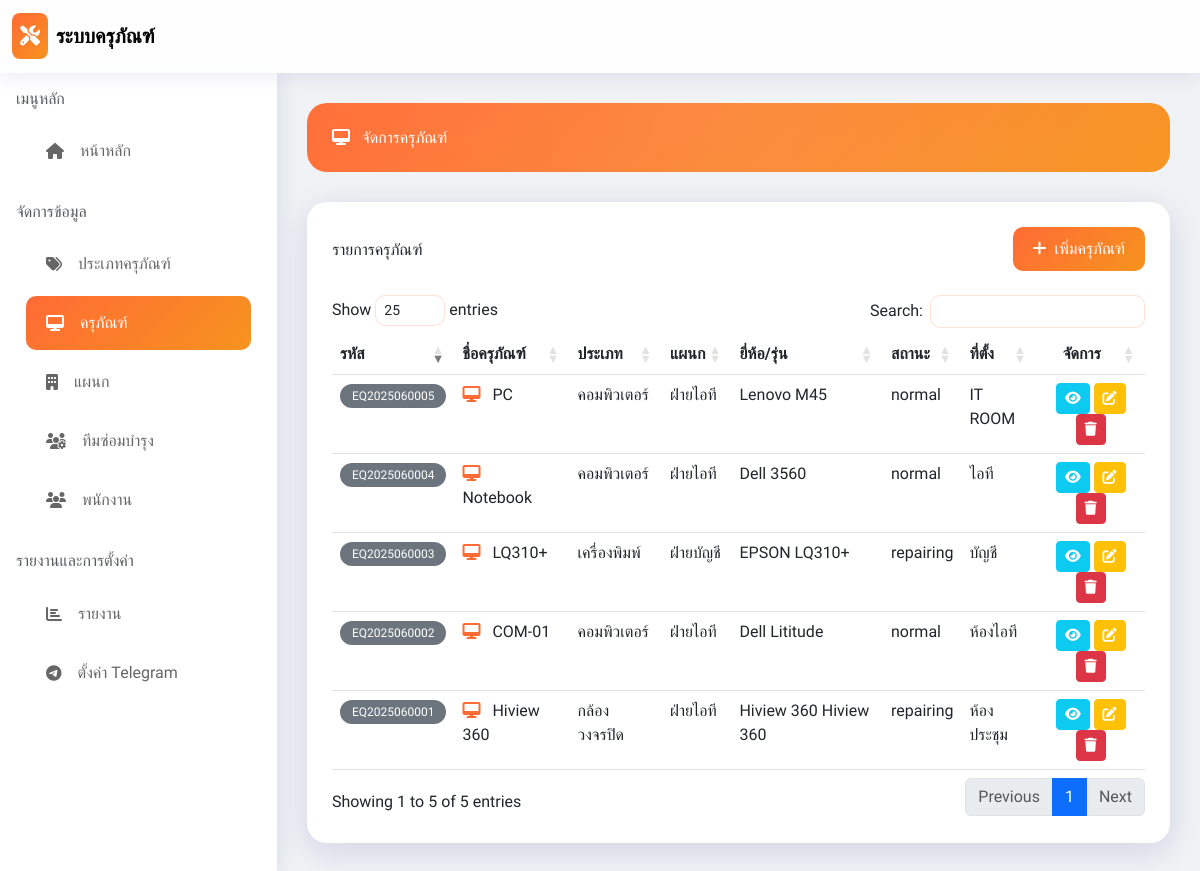
The app's page /equipment.php (signed in) with its own data.
### tables this page shows
CREATE TABLE `equipment` (
  `id` int(11) NOT NULL,
  `code` varchar(100) NOT NULL,
  `name` varchar(255) NOT NULL,
  `category_id` int(11) DEFAULT NULL,
  `department_id` int(11) DEFAULT NULL,
  `brand` varchar(255) DEFAULT NULL,
  `model` varchar(255) DEFAULT NULL,
  `serial_number` varchar(255) DEFAULT NULL,
  `purchase_date` date DEFAULT NULL,
  `warranty_expire` date DEFAULT NULL,
  `status` enum('normal','repairing','damaged','retired') DEFAULT 'normal',
  `location` varchar(255) DEFAULT NULL,
  `description` text DEFAULT NULL,
  `created_at` timestamp NOT NULL DEFAULT current_timestamp(),
  `updated_at` timestamp NOT NULL DEFAULT current_timestamp() ON UPDATE current_timestamp()
);

CREATE TABLE `equipment_categories` (
  `id` int(11) NOT NULL,
  `name` varchar(255) NOT NULL,
  `description` text DEFAULT NULL,
  `created_at` timestamp NOT NULL DEFAULT current_timestamp(),
  `updated_at` timestamp NOT NULL DEFAULT current_timestamp() ON UPDATE current_timestamp()
);

CREATE TABLE `departments` (
  `id` int(11) NOT NULL,
  `name` varchar(255) NOT NULL,
  `description` text DEFAULT NULL,
  `created_at` timestamp NOT NULL DEFAULT current_timestamp(),
  `updated_at` timestamp NOT NULL DEFAULT current_timestamp() ON UPDATE current_timestamp()
);

### config/database.php (called while the page is built, shortened)
<?php
function getStatusBadge($status) {
    $badges = array(
        'normal' => '<span class="badge bg-success">ปกติ</span>',
        'repairing' => '<span class="badge bg-warning">กำลังซ่อม</span>',
        'damaged' => '<span class="badge bg-danger">ชำรุด</span>',
        'retired' => '<span class="badge bg-secondary">เลิกใช้งาน</span>',
        'pending' => '<span class="badge bg-info">รอดำเนินการ</span>',
        'assigned' => '<span class="badge bg-primary">มอบหมายแล้ว</span>',
        'in_progress' => '<span class="badge bg-warning">กำลังซ่อม</span>',
        'completed' => '<span class="badge bg-success">เสร็จสิ้น</span>',
        'cancelled' => '<span class="badge bg-danger">ยกเลิก</span>'
    );
    return isset($badges[$status]) ? $badges[$status] : $status;
}
?>

### equipment.php (the view, shortened to what this page needs)
<?php
require_once 'config/database.php';
$conn = connectDB();
$sql = "SELECT e.*, c.name as category_name, d.name as department_name
        FROM equipment e
        LEFT JOIN equipment_categories c ON e.category_id = c.id
        LEFT JOIN departments d ON e.department_id = d.id
        ORDER BY e.created_at DESC";
$result = mysqli_query($conn, $sql);
?>
<!DOCTYPE html>
<html lang="th">
<head>
    <link href="https://cdn.jsdelivr.net/npm/bootstrap@5.3.0/dist/css/bootstrap.min.css" rel="stylesheet">
    <link rel="stylesheet" href="https://cdnjs.cloudflare.com/ajax/libs/font-awesome/6.4.0/css/all.min.css">
    <link rel="stylesheet" href="https://cdn.datatables.net/1.13.6/css/dataTables.bootstrap5.min.css">
    <script src="https://cdn.tailwindcss.com"></script>
</head>
<body>
    <nav class="navbar navbar-expand-lg navbar-glass sticky-top">
        <div class="container-fluid">
            <a class="navbar-brand d-flex align-items-center" href="index.php">
                <div class="gradient-bg text-white p-2 rounded-3 me-2">
                    <i class="fas fa-tools"></i>
                </div>
                <span class="fw-bold">ระบบครุภัณฑ์</span>
            </a>
        </div>
    </nav>
    <div class="d-flex">
        <div class="sidebar" style="width: 280px;">
            <div class="p-3">
                <h6 class="text-muted mb-3">เมนูหลัก</h6>
                <a href="index.php" class="sidebar-item">
                    <i class="fas fa-home me-3"></i> หน้าหลัก
                </a>
                <h6 class="text-muted mb-3 mt-4">จัดการข้อมูล</h6>
                <a href="equipment_categories.php" class="sidebar-item">
                    <i class="fas fa-tags me-3"></i> ประเภทครุภัณฑ์
                </a>
                <a href="equipment.php" class="sidebar-item active">
                    <i class="fas fa-desktop me-3"></i> ครุภัณฑ์
                </a>
                <a href="departments.php" class="sidebar-item">
                    <i class="fas fa-building me-3"></i> แผนก
                </a>
                <a href="maintenance_teams.php" class="sidebar-item">
                    <i class="fas fa-users-cog me-3"></i> ทีมซ่อมบำรุง
                </a>
                <a href="users.php" class="sidebar-item">
                    <i class="fas fa-users me-3"></i> พนักงาน
                </a>
                <h6 class="text-muted mb-3 mt-4">รายงานและการตั้งค่า</h6>
                <a href="reports.php" class="sidebar-item">
                    <i class="fas fa-chart-bar me-3"></i> รายงาน
                </a>
                <a href="telegram_settings.php" class="sidebar-item">
                    <i class="fab fa-telegram me-3"></i> ตั้งค่า Telegram
                </a>
            </div>
        </div>
        <div class="flex-grow-1 content-area">
            <div class="page-header">
                <h4 class="mb-0">
                    <i class="fas fa-desktop me-2"></i>
                    จัดการครุภัณฑ์
                </h4>
            </div>
            <div class="glass-card p-4">
                <div class="d-flex justify-content-between align-items-center mb-4">
                    <h5 class="mb-0">รายการครุภัณฑ์</h5>
                    <button class="btn btn-orange" data-bs-toggle="modal" data-bs-target="#addModal">
                        <i class="fas fa-plus me-2"></i>เพิ่มครุภัณฑ์
                    </button>
                </div>
                <div class="table-responsive">
                    <table id="equipmentTable" class="table table-hover">
                        <thead>
                            <tr>
                                <th>รหัส</th>
                                <th>ชื่อครุภัณฑ์</th>
                                <th>ประเภท</th>
                                <th>แผนก</th>
                                <th>ยี่ห้อ/รุ่น</th>
                                <th>สถานะ</th>
                                <th>ที่ตั้ง</th>
                                <th class="text-center">จัดการ</th>
                            </tr>
                        </thead>
                        <tbody>
                            <?php while ($row = mysqli_fetch_assoc($result)): ?>
                                <tr>
                                    <td>
                                        <span class="badge bg-secondary"><?php echo $row['code']; ?></span>
                                    </td>
                                    <td>
                                        <i class="fas fa-desktop me-2" style="color: #ff6b35;"></i>
                                        <?php echo $row['name']; ?>
                                    </td>
                                    <td><?php echo $row['category_name'] ?: '-'; ?></td>
                                    <td><?php echo $row['department_name'] ?: '-'; ?></td>
                                    <td>
                                        <?php
                                        if ($row['brand'] || $row['model']) {
                                            echo $row['brand'] . ' ' . $row['model'];
                                        } else {
                                            echo '-';
                                        }
                                        ?>
                                    </td>
                                    <td><?php echo getStatusBadge($row['status']); ?></td>
                                    <td><?php echo $row['location'] ?: '-'; ?></td>
                                    <td class="text-center">
                                        <button class="btn btn-sm btn-info text-white"
                                                onclick="viewEquipment(<?php echo htmlspecialchars(json_encode($row)); ?>)">
                                            <i class="fas fa-eye"></i>
                                        </button>
                                        <button class="btn btn-sm btn-warning text-white"
                                                onclick="editEquipment(<?php echo htmlspecialchars(json_encode($row)); ?>)">
                                            <i class="fas fa-edit"></i>
                                        </button>
                                        <button class="btn btn-sm btn-danger"
                                                onclick="confirmDelete(<?php echo $row['id']; ?>, '<?php echo $row['name']; ?>')">
                                            <i class="fas fa-trash"></i>
                                        </button>
                                    </td>
                                </tr>
                            <?php endwhile; ?>
                        </tbody>
                    </table>
                </div>
            </div>
        </div>
    </div>
</body>
</html>

### equipment.php (style rules this page uses)
body { font-family: 'Prompt', sans-serif; background: #f0f2f5; }
.gradient-bg { background: linear-gradient(135deg, #ff6b35 0%, #f7931e 100%); }
.glass-card { background: rgba(255, 255, 255, 0.95); backdrop-filter: blur(20px); -webkit-backdrop-filter: blur(20px); border-radius: 20px; border: 1px solid rgba(255, 255, 255, 0.3); box-shadow: 0 8px 32px 0 rgba(31, 38, 135, 0.15); }
.navbar-glass { background: rgba(255, 255, 255, 0.9); backdrop-filter: blur(20px); -webkit-backdrop-filter: blur(20px); border-bottom: 1px solid rgba(255, 255, 255, 0.3); box-shadow: 0 2px 20px 0 rgba(31, 38, 135, 0.1); }
.btn-orange { background: linear-gradient(135deg, #ff6b35 0%, #f7931e 100%); color: white; border: none; border-radius: 10px; padding: 10px 20px; transition: all 0.3s ease; }
.sidebar { background: rgba(255, 255, 255, 0.95); backdrop-filter: blur(20px); -webkit-backdrop-filter: blur(20px); box-shadow: 2px 0 20px 0 rgba(31, 38, 135, 0.1); min-height: calc(100vh - 70px); }
.sidebar-item { padding: 15px 20px; color: #666; text-decoration: none; display: flex; align-items: center; transition: all 0.3s ease; border-radius: 10px; margin: 5px 10px; }
.sidebar-item.active { background: linear-gradient(135deg, #ff6b35 0%, #f7931e 100%); color: white; }
.content-area { padding: 30px; }
.page-header { background: linear-gradient(135deg, #ff6b35 0%, #f7931e 100%); color: white; border-radius: 20px; padding: 25px; margin-bottom: 30px; position: relative; overflow: hidden; }
.page-header::before { content: ''; position: absolute; top: -50%; right: -50%; width: 200%; height: 200%; background: radial-gradient(circle, rgba(255, 255, 255, 0.1) 0%, transparent 70%); animation: pulse 3s ease-in-out infinite; }
.badge { padding: 6px 12px; font-weight: 500; border-radius: 20px; }

### records on screen
equipment: code "EQ2025060005", name "PC", category.name "คอมพิวเตอร์", department.name "ฝ่ายไอที", brand "Lenovo", model "M45", status "normal", location "IT ROOM"
equipment: code "EQ2025060004", name "Notebook", category.name "คอมพิวเตอร์", department.name "ฝ่ายไอที", brand "Dell", model "3560", status "normal", location "ไอที"
equipment: code "EQ2025060003", name "LQ310+", category.name "เครื่องพิมพ์", department.name "ฝ่ายบัญชี", brand "EPSON", model "LQ310+", status "repairing", location "บัญชี"
equipment: code "EQ2025060002", name "COM-01", category.name "คอมพิวเตอร์", department.name "ฝ่ายไอที", brand "Dell", model "Lititude", status "normal", location "ห้องไอที"
equipment: code "EQ2025060001", name "Hiview 360", category.name "กล้องวงจรปิด", department.name "ฝ่ายไอที", brand "Hiview 360", model "Hiview 360", status "repairing", location "ห้องประชุม"
